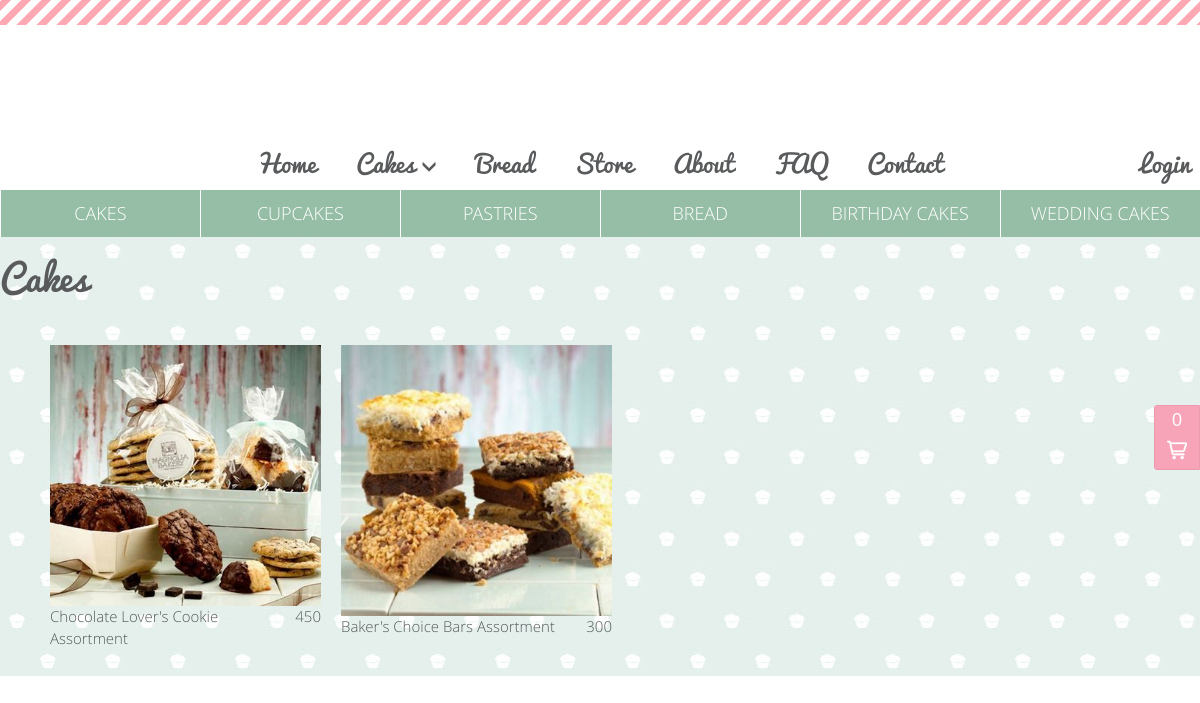
The page /store.php on the database its author committed.
### tables this page shows
CREATE TABLE IF NOT EXISTS `store_cakes_tbl` (
  `ID` int(10) unsigned NOT NULL,
  `Name` varchar(75) NOT NULL,
  `Price` int(10) NOT NULL,
  `ImageBasePath` varchar(75) NOT NULL,
  `Details` text NOT NULL,
  `ActiveStatus` tinyint(1) NOT NULL DEFAULT '1',
  `Stock` int(255) NOT NULL DEFAULT '10'
);

### dbinterface.php (called while the page is built, shortened)
<?php
  class db_handle extends \PDO
  {
      private static $data_sources = [
          "users"          => "edd.users_tbl",
          "store-cakes"    => "edd.store_cakes_tbl",
          "store-cupcakes" => "edd.store_cupcakes_tbl",
          "store-birthday" => "edd.store_birthdaycakes_tbl",
          "store-wedding"  => "edd.store_weddingcakes_tbl",
          "store-pastries" => "edd.store_pastries_tbl",
          "store-bread"    => "edd.store_bread_tbl",
          "orders"         => "edd.orders_tbl",
      ];
      private static $data_source_fieldset = [
          "users"          => array("UserID", "FirstName", "LastName", "Username", "Password", "Email", "Gender"            ),
          "store-cakes"    => array("ID", "Name", "Price", "ImageBasePath", "Details", "ActiveStatus", "Stock"              ),
          "store-cupcakes" => array("ID", "Name", "Price", "ImageBasePath", "Details", "ActiveStatus", "Stock"              ),
          "store-birthday" => array("ID", "Name", "Price", "ImageBasePath", "Details", "ActiveStatus", "Stock"              ),
          "store-wedding"  => array("ID", "Name", "Price", "ImageBasePath", "Details", "ActiveStatus", "Stock"              ),
          "store-pastries" => array("ID", "Name", "Price", "ImageBasePath", "Details", "ActiveStatus", "Stock"              ),
          "store-bread"    => array("ID", "Name", "Price", "ImageBasePath", "Details", "ActiveStatus", "Stock"              ),
          "orders"         => array("ID", "OrderID", "ProductID", "ProductName", "Username", "Quantity", "Price", "SubTotal")
      ];
      private $data_route;
      private function resolve_field($indexes) {
          if( !(($indexes == "*") || ($indexes == " ")) ) {
              $fields = "";
              $sourcePathName = array_search($this->data_route, static::$data_sources);
              foreach( explode(" ", $indexes) as $thisIndex ) {
                  $fields .= static::$data_source_fieldset[ $sourcePathName ][ $thisIndex ] . ",";
              }
              $fields = trim($fields, ",");
          } else {
              $fields = $indexes;
          }
          return $fields;
      }
      private function resolve_conditions($conditionArray) {
          $condition = "";
          return $condition;
      }
      public function __construct() {
          $this->data_route = static::$data_sources['users'];
      }
      public function set_target($target) {
          $this->data_route = static::$data_sources[$target];
      }
      public function pull($fieldset = "*", $conditionArray = [], &$result = null) {
          $fieldset = self::resolve_field($fieldset);
          $conditions = self::resolve_conditions($conditionArray);
          $stmt = $this->prepare('SELECT ' . $fieldset . ' FROM ' . $this->data_route . $conditions);
          $stmt->execute();
          $record = $stmt->fetchAll(\PDO::FETCH_BOTH);
          return $record;
      }
  }

### Product.class.php (the view, shortened to what this page needs)
<?php
require_once('dbinterface.php');
class Product
{
    private $sharedID;
    private $name;
    private $price;
    private $imageBasePath;
    public function __construct($type, $productData) {
        $this->type          = $type;
        $this->id            = $productData['ID'];
        $this->sharedID      = "{$this->type}-{$this->id}";
        $this->name          = $productData['Name'];
        $this->price         = $productData['Price'];
        $this->imageBasePath = $productData['ImageBasePath'];
        $this->active        = $productData['ActiveStatus'];
    }
    public function __get($property) {
        if (property_exists($this, $property)) {
            return $this->$property;
        }
    }
    public function image_source($imgID = 1) {
        $src  = "res/products/{$this->imageBasePath}/{$imgID}";
        $src .= file_exists("{$src}.jpg") ? ".jpg" : ".png";
        return $src;
    }
    public function write() {
        $img_src       = self::image_source(1);
        $sharedID      = htmlspecialchars($this->sharedID);
        $name          = htmlspecialchars($this->name    );
        $productMarkup = <<<MARKUP
<li class="store-item" data-product-id="{$sharedID}">
  <div>
    <img alt="{$name}" class="tile" src="{$img_src}" />
  </div>
  <div class="hover_actions">
      <div>Details</div>
      <div>Add to Cart</div>
  </div>
  <div>
    <span class="item-name">{$name}</span>
    <span class="item-price">{$this->price}</span>
  </div>
</li>
MARKUP;
        echo $productMarkup;
    }
}

### Store.class.php (shortened to what this page needs)
<?php
require_once('dbinterface.php');
require_once('Product.class.php');
class Store
{
    private $dbh;
    private $section;
    private $products;
    private function pull_products() {
        $this->products = empty($this->products) ? $this->dbh->pull() : $this->products;
        return $this->products;
    }
    public function __construct($target) {
        $this->section = $target;
        $target        = "store-$target";
        $this->dbh     = new dbinterface\db_handle();
        $this->dbh->set_target($target);
    }
    public function pull_product($id) {
        $sharedIDPattern = "/^\w+-(\d+)$/";
        if (preg_match($sharedIDPattern, $id, $pID)) {
            $id = $pID[1];
            $i  = count($this->products);
            while ($i--) {
                if ($this->products[$i]['ID'] == $id) {
                    $productData = $this->products[$i];
                    break;
                }
            }
        } else {
            $productData = $this->products[$id];
        }
        return new Product($this->section, $productData);
    }
    public function print_products() {
        self::pull_products();
        $i = count($this->products);
        while ($i--) {
            $thisProduct = self::pull_product($i);
            if ($thisProduct->active) {
                $thisProduct->write();
            }
        }
    }
}

### css/display.css (style rules this page uses)
img { vertical-align: middle; }

### css/typography.css (style rules this page uses)
body { font-family: 'Open Sans',Helvetica,Arial,sans-serif; font-size: 18px; font-weight: 300; line-height: 1.42857143; color: #585a5c; background-color: #fff }

### css/nav.css (style rules this page uses)
.nav::before, .nav::after, .navbar::before, .navbar::after, .navbar-header::before, .navbar-header::after, { content: " "; display: table; }

### css/grids.css (style rules this page uses)
* { box-sizing: border-box; }
*::before, *::after { content: ""; display: table; clear: both; }
body { margin: 0px; overflow-x: hidden; }

### css/store.css (style rules this page uses)
.store-item { font-size: 15px; width: 291px; height: 291px; padding: 10px; margin-bottom: 25px; float: left; border-image-slice: 100%; }
.store-item .tile { position: relative; }
.store-item img { border-image-slice: 100%; width: 100%; height: auto; }
.store-item .item-name { width: 80%; float: left; word-wrap: break-word; }
.store-item .item-price { right: 10px; float: right; }

### rows shown on the page
store_cakes_tbl: ImageBasePath (picture), Name "Chocolate Lover's Cookie Assortment", Price "450"
store_cakes_tbl: ImageBasePath (picture), Name "Baker's Choice Bars Assortment", Price "300"
